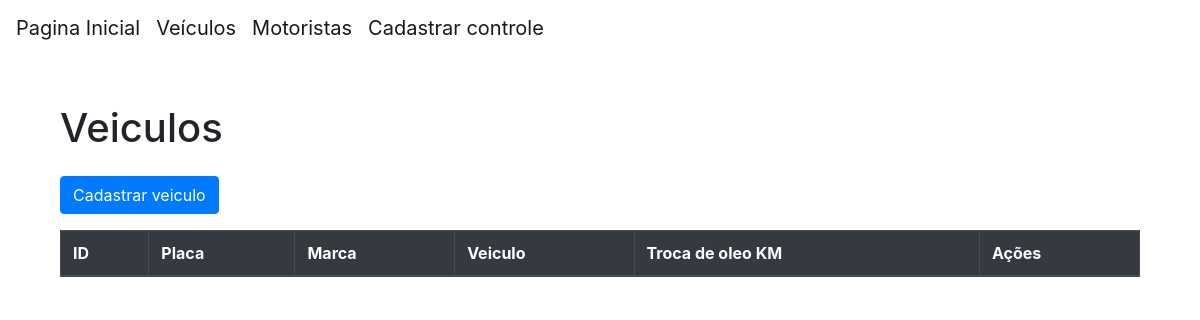
Page /veiculo on the earlier database version.
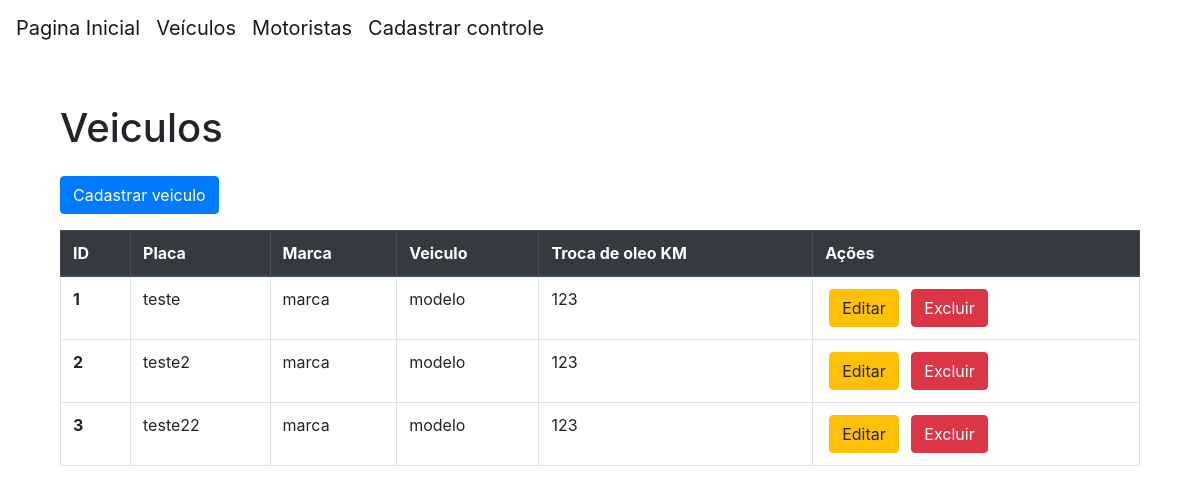
Same page on the later database version.
### models.py (models this page shows, shortened)
class Veiculo(db.Model):
    id = db.Column(db.Integer, primary_key=True)
    placa = db.Column(db.String(20), unique=True, nullable=False)
    marca = db.Column(db.String(100), nullable=False)
    modelo = db.Column(db.String(100), nullable=False)
    km_troca_oleo = db.Column(db.Integer)

### routes/veiculo_routes.py (the view)
@veiculo_routes.route('/veiculo')
def listar_veiculos():
    veiculos = Veiculo.query.all()
    return render_template('/veiculo/listar_veiculo.html', veiculos=veiculos)

### templates/veiculo/listar_veiculo.html (shortened to what this page needs)
{% extends 'base.html' %}
{% block content %}
    <div class='container'>
        <h1 class="mb-4">Veiculos</h1>
        <a class="btn btn-primary mb-3" href=" ">Cadastrar veiculo</a>
        <table class="table table-bordered">
            <thead class="thead-dark">
                <tr class="table-primary">
                    <th scope="col">ID</th>
                    <th scope="col">Placa</th>
                    <th scope="col">Marca</th>
                    <th scope="col">Veiculo</th>
                    <th scope="col">Troca de oleo KM</th>
                    <th scope="col">Ações</th>
                </tr>
            </thead>
            <tbody>
                {% for veiculo in veiculos %}
                    <tr>
                        <th scope="row">{{ veiculo.id }}</th>
                        <td>{{ veiculo.placa }}</td>
                        <td>{{ veiculo.marca }}</td>
                        <td>{{ veiculo.modelo }}</td>
                        <td>{{ veiculo.km_troca_oleo }}</td>
                        <td>
                            <a href=" " class="btn btn-warning mx-1">Editar</a>
                            <a href="#" class="btn btn-danger mx-1" onclick="confirmarExclusao('{{ veiculo.id }}')">Excluir</a>
                        </td>
                    </tr>
                {% endfor %}
            </tbody>
        </table>
    </div>
{% endblock %}

### templates/base.html (shortened to what this page needs)
<html lang="pt-br">
<head>
    <link rel="stylesheet" href="https://stackpath.bootstrapcdn.com/bootstrap/4.3.1/css/bootstrap.min.css">
</head>
<body>
<nav class="navbar navbar-expand-lg navbar-light bg-dar">
    <a class="navbar-brand" href="">Pagina Inicial</a>
    <div class="collapse navbar-collapse" id="navbarNav">
        <ul class="navbar-nav">
            <li class="nav-item">
                <a class="navbar-brand" href="">Veículos</a>
            </li>
            <li class="nav-item">
                <a class="navbar-brand" href="">Motoristas</a>
            </li>
            <li class="nav-item">
                <a class="navbar-brand" href="">Cadastrar controle</a>
            </li>
        </ul>
    </div>
</nav>
<div class="container mt-5">
    {% block content %}
    {% endblock %}
</div>
</body>
</html>

Differences in the rows shown:
added Veiculo: id "1", placa "teste", marca "marca", modelo "modelo", km_troca_oleo "123"
added Veiculo: id "2", placa "teste2", marca "marca", modelo "modelo", km_troca_oleo "123"
added Veiculo: id "3", placa "teste22", marca "marca", modelo "modelo", km_troca_oleo "123"
